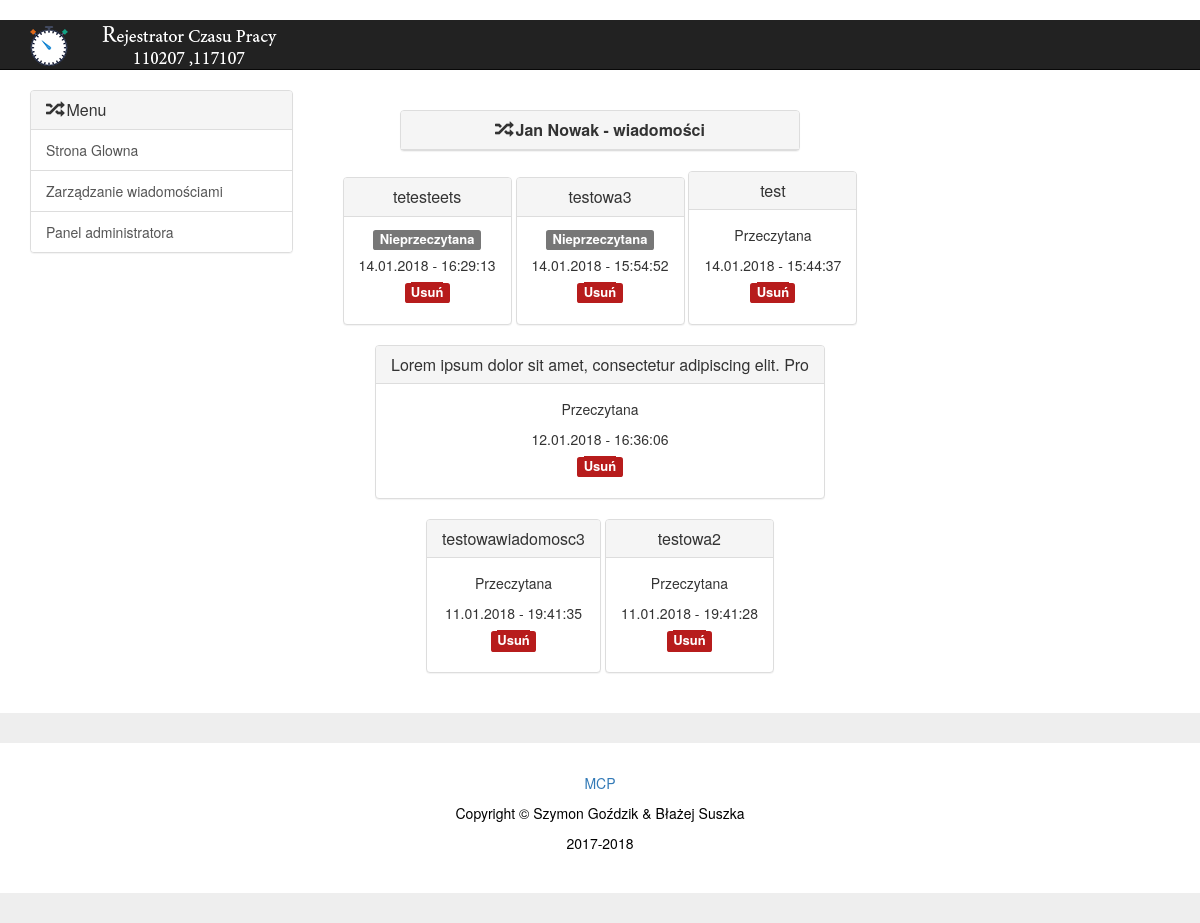
Page /user_mess/?w=2 on the committed database.
### timework/models.py (models this page shows, shortened)
class Worker(models.Model):
    first_name = models.CharField(max_length=30)
    second_name = models.CharField(max_length=30)

class Messages(models.Model):
    body = models.CharField(max_length=60)
    date = models.DateTimeField(auto_now_add=True)
    worker = models.ForeignKey(Worker, models.CASCADE)
    read = models.BooleanField()

### timework/views.py (the view)
# urls.py: url(r'^user_mess/$', user_messages, name='usermess'),
def user_messages(request):
    if 'w' in request.GET:
        id = int(request.GET['w'])
        worker = Worker.objects.get(id=id)
        m = Messages.objects.filter(worker=worker).order_by('-date')
        t = get_template('m_mess.html')
        html = t.render({'us': worker, 'mess': m})
        return HttpResponse(html)
    t = get_template('h_home.html')
    html = t.render({})
    return HttpResponse(html)

### templates/m_mess.html (shortened to what this page needs)
{% extends 'base_h.html' %}
{% block content %}
			{% load staticfiles %}
  <div class="col-sm-6">
 <center>
  		<div class="panel panel-default" style="display: inline-block;  width: 400px;" >
				<div class="panel-heading">
					<h1 class="panel-title"><span class="glyphicon glyphicon-random"></span>  <strong>{{ us.first_name }} {{ us.second_name }} - wiadomości</strong></h1>
				</div>
			</div>
			</center>
			<center>
		{% for m in mess %}
			  		<div class="panel panel-default" style="display: inline-block;" >
				<div class="panel-heading">
					<h1 class="panel-title">{{ m.body }}</a></h1>
				</div>
							<div class="panel-body"><center>
							 				 {% if m.read == 0 %}
				 <p><span class="label label-default"><font size="2">Nieprzeczytana</font></span></p>
				 {% endif %}
					 {% if m.read == 1 %}
				 <p>Przeczytana</p>
				 {% endif %}
				 <p>{{ m.date|date:"d.m.Y - H:i:s" }}</p>
			 <p><span class="label label-default" style="background-color: #B71C1C; color: white;"><font size="2"><a href='{% url 'remmess' %}?m={{ m.id }}' style="background-color: #B71C1C; color: white;">Usuń</a></font></span></p>
				 </center>
				</div>
			</div>
				 {% endfor %}
			</center>
</div>
{% endblock %}

### static/css/custom.css (style rules this page uses)
h1, h2, h3, h4, h5, h6 { color: black; }

### rows in the picture
Worker: first_name "Jan", second_name "Nowak"
Messages: body "tetesteets", read "Nieprzeczytana", date "14.01.2018 - 16:29:13"
Messages: body "testowa3", read "Nieprzeczytana", date "14.01.2018 - 15:54:52"
Messages: body "test", read "Przeczytana", date "14.01.2018 - 15:44:37"
Messages: body "Lorem ipsum dolor sit amet, consectetur adipiscing elit. Pro", read "Przeczytana", date "12.01.2018 - 16:36:06"
Messages: body "testowawiadomosc3", read "Przeczytana", date "11.01.2018 - 19:41:35"
Messages: body "testowa2", read "Przeczytana", date "11.01.2018 - 19:41:28"
